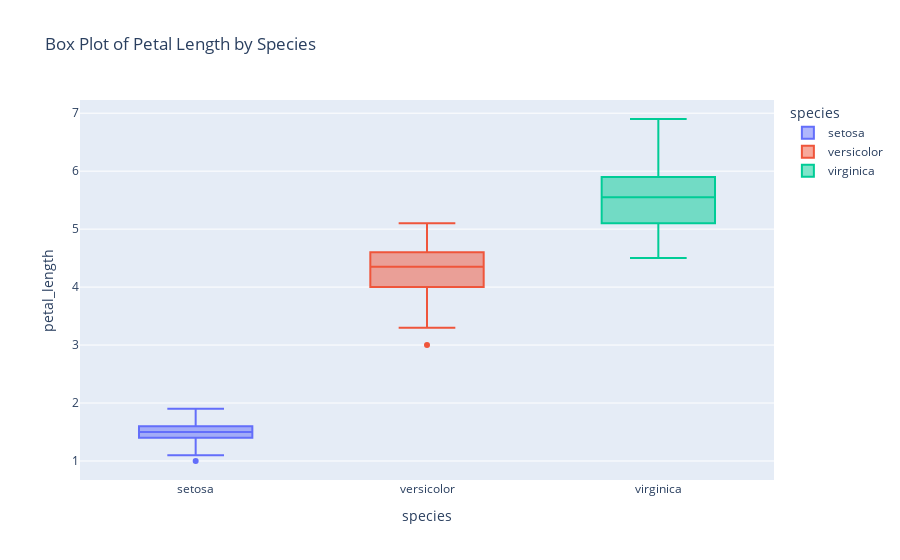

Notebook code for this chart:
### Code cell
import plotly.express as px

df = px.data.iris()

# Create a box plot for petal length by species
fig = px.box(df, 
             x='species', 
             y='petal_length', 
             color='species', 
             title='Box Plot of Petal Length by Species'
            )

# Show the plot
fig.show()

### Figure 1 — Plotly figure (JSON) as saved in the notebook; plotly's stock layout.template omitted (floating-point values rounded to 4 significant figures)
{"data": [{"alignmentgroup": "True", "hovertemplate": "species=%{x}<br>petal_length=%{y}<extra></extra>", "legendgroup": "setosa", "marker": {"color": "#636efa"}, "name": "setosa", "notched": false, "offsetgroup": "setosa", "orientation": "v", "showlegend": true, "type": "box", "x": ["setosa", "setosa", "setosa", "setosa", "setosa", "setosa", "setosa", "setosa", "setosa", "setosa", "setosa", "setosa", "setosa", "setosa", "setosa", "setosa", "setosa", "setosa", "setosa", "setosa", "setosa", "setosa", "setosa", "setosa", "setosa", "setosa", "setosa", "setosa", "setosa", "setosa", "setosa", "setosa", "setosa", "setosa", "setosa", "setosa", "setosa", "setosa", "setosa", "setosa", "setosa", "setosa", "setosa", "setosa", "setosa", "setosa", "setosa", "setosa", "setosa", "setosa"], "x0": " ", "xaxis": "x", "y": [1.4, 1.4, 1.3, 1.5, 1.4, 1.7, 1.4, 1.5, 1.4, 1.5, 1.5, 1.6, 1.4, 1.1, 1.2, 1.5, 1.3, 1.4, 1.7, 1.5, 1.7, 1.5, 1, 1.7, 1.9, 1.6, 1.6, 1.5, 1.4, 1.6, 1.6, 1.5, 1.5, 1.4, 1.5, 1.2, 1.3, 1.5, 1.3, 1.5, 1.3, 1.3, 1.3, 1.6, 1.9, 1.4, 1.6, 1.4, 1.5, 1.4], "y0": " ", "yaxis": "y"}, {"alignmentgroup": "True", "hovertemplate": "species=%{x}<br>petal_length=%{y}<extra></extra>", "legendgroup": "versicolor", "marker": {"color": "#EF553B"}, "name": "versicolor", "notched": false, "offsetgroup": "versicolor", "orientation": "v", "showlegend": true, "type": "box", "x": ["versicolor", "versicolor", "versicolor", "versicolor", "versicolor", "versicolor", "versicolor", "versicolor", "versicolor", "versicolor", "versicolor", "versicolor", "versicolor", "versicolor", "versicolor", "versicolor", "versicolor", "versicolor", "versicolor", "versicolor", "versicolor", "versicolor", "versicolor", "versicolor", "versicolor", "versicolor", "versicolor", "versicolor", "versicolor", "versicolor", "versicolor", "versicolor", "versicolor", "versicolor", "versicolor", "versicolor", "versicolor", "versicolor", "versicolor", "versicolor", "versicolor", "versicolor", "versicolor", "versicolor", "versicolor", "versicolor", "versicolor", "versicolor", "versicolor", "versicolor"], "x0": " ", "xaxis": "x", "y": [4.7, 4.5, 4.9, 4, 4.6, 4.5, 4.7, 3.3, 4.6, 3.9, 3.5, 4.2, 4, 4.7, 3.6, 4.4, 4.5, 4.1, 4.5, 3.9, 4.8, 4, 4.9, 4.7, 4.3, 4.4, 4.8, 5, 4.5, 3.5, 3.8, 3.7, 3.9, 5.1, 4.5, 4.5, 4.7, 4.4, 4.1, 4, 4.4, 4.6, 4, 3.3, 4.2, 4.2, 4.2, 4.3, 3, 4.1], "y0": " ", "yaxis": "y"}, {"alignmentgroup": "True", "hovertemplate": "species=%{x}<br>petal_length=%{y}<extra></extra>", "legendgroup": "virginica", "marker": {"color": "#00cc96"}, "name": "virginica", "notched": false, "offsetgroup": "virginica", "orientation": "v", "showlegend": true, "type": "box", "x": ["virginica", "virginica", "virginica", "virginica", "virginica", "virginica", "virginica", "virginica", "virginica", "virginica", "virginica", "virginica", "virginica", "virginica", "virginica", "virginica", "virginica", "virginica", "virginica", "virginica", "virginica", "virginica", "virginica", "virginica", "virginica", "virginica", "virginica", "virginica", "virginica", "virginica", "virginica", "virginica", "virginica", "virginica", "virginica", "virginica", "virginica", "virginica", "virginica", "virginica", "virginica", "virginica", "virginica", "virginica", "virginica", "virginica", "virginica", "virginica", "virginica", "virginica"], "x0": " ", "xaxis": "x", "y": [6, 5.1, 5.9, 5.6, 5.8, 6.6, 4.5, 6.3, 5.8, 6.1, 5.1, 5.3, 5.5, 5, 5.1, 5.3, 5.5, 6.7, 6.9, 5, 5.7, 4.9, 6.7, 4.9, 5.7, 6, 4.8, 4.9, 5.6, 5.8, 6.1, 6.4, 5.6, 5.1, 5.6, 6.1, 5.6, 5.5, 4.8, 5.4, 5.6, 5.1, 5.1, 5.9, 5.7, 5.2, 5, 5.2, 5.4, 5.1], "y0": " ", "yaxis": "y"}], "layout": {"boxmode": "overlay", "legend": {"title": {"text": "species"}, "tracegroupgap": 0}, "title": {"text": "Box Plot of Petal Length by Species"}, "xaxis": {"anchor": "y", "categoryarray": ["setosa", "versicolor", "virginica"], "categoryorder": "array", "domain": [0, 1], "title": {"text": "species"}}, "yaxis": {"anchor": "x", "domain": [0, 1], "title": {"text": "petal_length"}}}}
